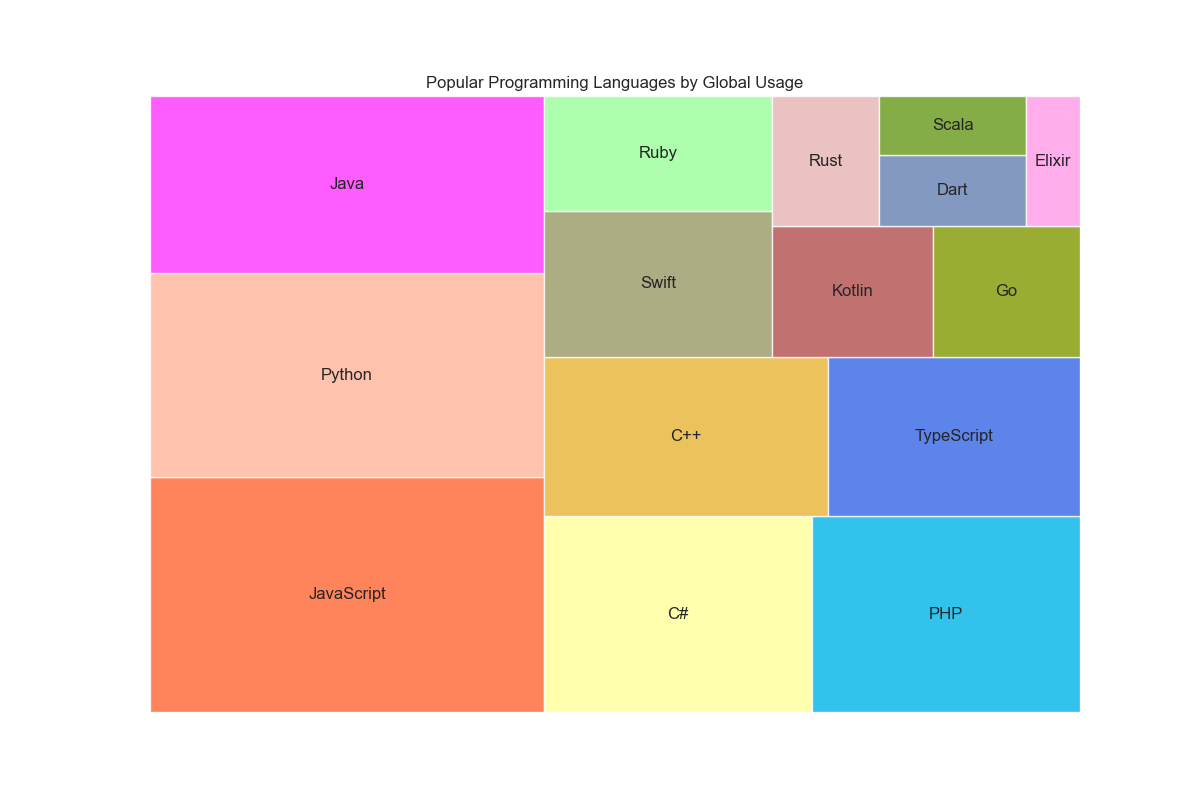

The Python source for this figure:

import seaborn as sns
import pandas as pd
import matplotlib.pyplot as plt
import squarify

# Create a DataFrame with the data
data = {
    'Language': ['JavaScript', 'Python', 'Java', 'C#', 'PHP', 'C++', 'TypeScript', 'Swift', 'Ruby', 'Kotlin', 'Go', 'Rust', 'Dart', 'Scala', 'Elixir'],
    'Usage': [265, 230, 200, 150, 150, 130, 115, 95, 75, 60, 55, 40, 30, 25, 20],
    'Paradigm': ['Event-driven', 'Object-Oriented', 'Object-Oriented', 'Object-Oriented', 'Scripting', 'Object-Oriented', 'Event-driven', 'Object-Oriented', 'Scripting', 'Functional',
                 'Concurrent', 'Concurrent', 'Event-driven', 'Functional', 'Functional']
}
df = pd.DataFrame(data)

# Plot parameters
plt.figure(figsize=(12, 8))
cmap = [ '#FF6633', '#FFB399', '#FF33FF', '#FFFF99', '#00B3E6',
         '#E6B333', '#3366E6', '#999966', '#99FF99', '#B34D4D',
         '#809900', '#E6B3B3', '#6680B3', '#66991A', '#FF99E6']

# Create a treemap
squarify.plot(sizes=df['Usage'], label=df['Language'], color=cmap, alpha=0.8)

plt.title('Popular Programming Languages by Global Usage')
plt.axis('off')

plt.show()
